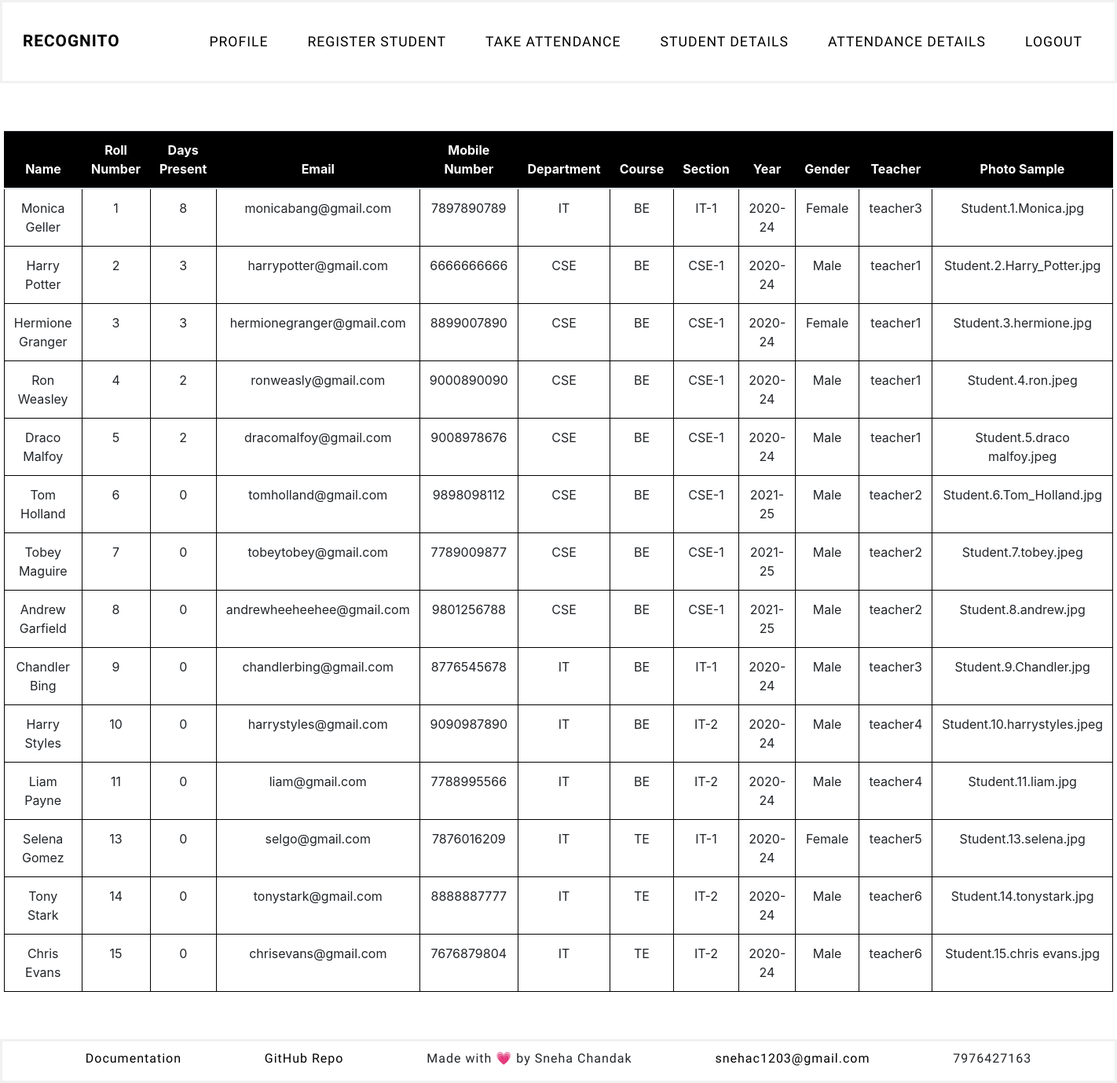
/student_details (signed in), run on the app's committed database.
### faceapp/models.py (models this page shows, shortened)
class Student(db.Model):
    id = db.Column(db.Integer(), primary_key=True)
    days_present = db.Column(db.Integer(), nullable=True, default=0)
    dept = db.Column(db.String(length=10), nullable=False)
    course = db.Column(db.String(length=10), nullable=False)
    year = db.Column(db.String(length=20), nullable=False)
    name = db.Column(db.String(length=30), nullable=False)
    section = db.Column(db.String(length=10), nullable=False)
    roll_no = db.Column(db.Integer(), unique=True, nullable=False)
    gender = db.Column(db.String(length=20), nullable=False)
    mobile_no = db.Column(db.String(length=10), nullable=False)
    email = db.Column(db.String(length=20), unique=True, nullable=False)
    teacher = db.Column(db.String(length=20), nullable=False)
    photo_sample = db.Column(db.String(), nullable=True, default='NONE')
    attendance = db.relationship('Attendance', backref='attendance', lazy=True)

### faceapp/routes.py (the view)
@app.route('/student_details', methods=['GET', 'POST'])
@login_required
def student_details():
    update_attendance()
    students = Student.query.order_by(Student.roll_no).all()
    return render_template('student_details.html', students=students)

### faceapp/models.py (called while the page is built)
@login_manager.user_loader
def load_user(user_id):
    return User.query.get(int(user_id))

### faceapp/templates/student_details.html
{% extends 'base.html' %}
{% block content %}
 <div class="text-center">
    <table class="table">
        <thead>
            <tr>
                <th scope="col">Name</th>
                <th scope="col">Roll Number</th>
                <th scope="col">Days Present</th>
                <th scope="col">Email</th>
                <th scope="col">Mobile Number</th>
                <th scope="col">Department</th>
                <th scope="col">Course</th>
                <th scope="col">Section</th>
                <th scope="col">Year</th>
                <th scope="col">Gender</th>
                <th scope="col">Teacher</th>
                <th scope="col">Photo Sample</th>
            </tr>
        </thead>
        <tbody>
            {% for student in students %}
                <tr class="table-row-hover">
                    <td>{{ student.name }}</td>
                    <td>{{ student.roll_no }}</td>
                    <td>{{ student.days_present }}</td>
                    <td>{{ student.email }}</td>
                    <td>{{ student.mobile_no }}</td>
                    <td>{{ student.dept }}</td>
                    <td>{{ student.course }}</td>
                    <td>{{ student.section }}</td>
                    <td>{{ student.year }}</td>
                    <td>{{ student.gender }}</td>
                    <td>{{ student.teacher }}</td>
                    <td>{{ student.photo_sample }}</td>
                </tr>
            {% endfor %}
        </tbody>
    </table>
</div>
{% endblock%}

### faceapp/static/css/styles.css (style rules this page uses)
body { min-height: 100vh; display: flex; flex-direction: column; }
.table { border: 1px solid black; border-collapse: collapse; width: 95%; margin: 60px auto; }
.table tr { border: 1px solid black; border-top: 1px solid black }
.table td { border: 1px solid black; }
thead { background-color: black; color: white; }

### data on the page
Student: name "Monica Geller", roll_no "1", days_present "8", email "monicabang@gmail.com", mobile_no "7897890789", dept "IT", course "BE", section "IT-1", year "2020-24", gender "Female", teacher "teacher3", photo_sample "Student.1.Monica.jpg"
Student: name "Harry Potter", roll_no "2", days_present "3", email "harrypotter@gmail.com", mobile_no "6666666666", dept "CSE", course "BE", section "CSE-1", year "2020-24", gender "Male", teacher "teacher1", photo_sample "Student.2.Harry_Potter.jpg"
Student: name "Hermione Granger", roll_no "3", days_present "3", email "hermionegranger@gmail.com", mobile_no "8899007890", dept "CSE", course "BE", section "CSE-1", year "2020-24", gender "Female", teacher "teacher1", photo_sample "Student.3.hermione.jpg"
Student: name "Ron Weasley", roll_no "4", days_present "2", email "ronweasly@gmail.com", mobile_no "9000890090", dept "CSE", course "BE", section "CSE-1", year "2020-24", gender "Male", teacher "teacher1", photo_sample "Student.4.ron.jpeg"
Student: name "Draco Malfoy", roll_no "5", days_present "2", email "dracomalfoy@gmail.com", mobile_no "9008978676", dept "CSE", course "BE", section "CSE-1", year "2020-24", gender "Male", teacher "teacher1", photo_sample "Student.5.draco malfoy.jpeg"
Student: name "Tom Holland", roll_no "6", days_present "0", email "tomholland@gmail.com", mobile_no "9898098112", dept "CSE", course "BE", section "CSE-1", year "2021-25", gender "Male", teacher "teacher2", photo_sample "Student.6.Tom_Holland.jpg"
Student: name "Tobey Maguire", roll_no "7", days_present "0", email "tobeytobey@gmail.com", mobile_no "7789009877", dept "CSE", course "BE", section "CSE-1", year "2021-25", gender "Male", teacher "teacher2", photo_sample "Student.7.tobey.jpeg"
Student: name "Andrew Garfield", roll_no "8", days_present "0", email "andrewheeheehee@gmail.com", mobile_no "9801256788", dept "CSE", course "BE", section "CSE-1", year "2021-25", gender "Male", teacher "teacher2", photo_sample "Student.8.andrew.jpg"
Student: name "Chandler Bing", roll_no "9", days_present "0", email "chandlerbing@gmail.com", mobile_no "8776545678", dept "IT", course "BE", section "IT-1", year "2020-24", gender "Male", teacher "teacher3", photo_sample "Student.9.Chandler.jpg"
Student: name "Harry Styles", roll_no "10", days_present "0", email "harrystyles@gmail.com", mobile_no "9090987890", dept "IT", course "BE", section "IT-2", year "2020-24", gender "Male", teacher "teacher4", photo_sample "Student.10.harrystyles.jpeg"
Student: name "Liam Payne", roll_no "11", days_present "0", email "liam@gmail.com", mobile_no "7788995566", dept "IT", course "BE", section "IT-2", year "2020-24", gender "Male", teacher "teacher4", photo_sample "Student.11.liam.jpg"
Student: name "Selena Gomez", roll_no "13", days_present "0", email "selgo@gmail.com", mobile_no "7876016209", dept "IT", course "TE", section "IT-1", year "2020-24", gender "Female", teacher "teacher5", photo_sample "Student.13.selena.jpg"
Student: name "Tony Stark", roll_no "14", days_present "0", email "tonystark@gmail.com", mobile_no "8888887777", dept "IT", course "TE", section "IT-2", year "2020-24", gender "Male", teacher "teacher6", photo_sample "Student.14.tonystark.jpg"
Student: name "Chris Evans", roll_no "15", days_present "0", email "chrisevans@gmail.com", mobile_no "7676879804", dept "IT", course "TE", section "IT-2", year "2020-24", gender "Male", teacher "teacher6", photo_sample "Student.15.chris evans.jpg"
